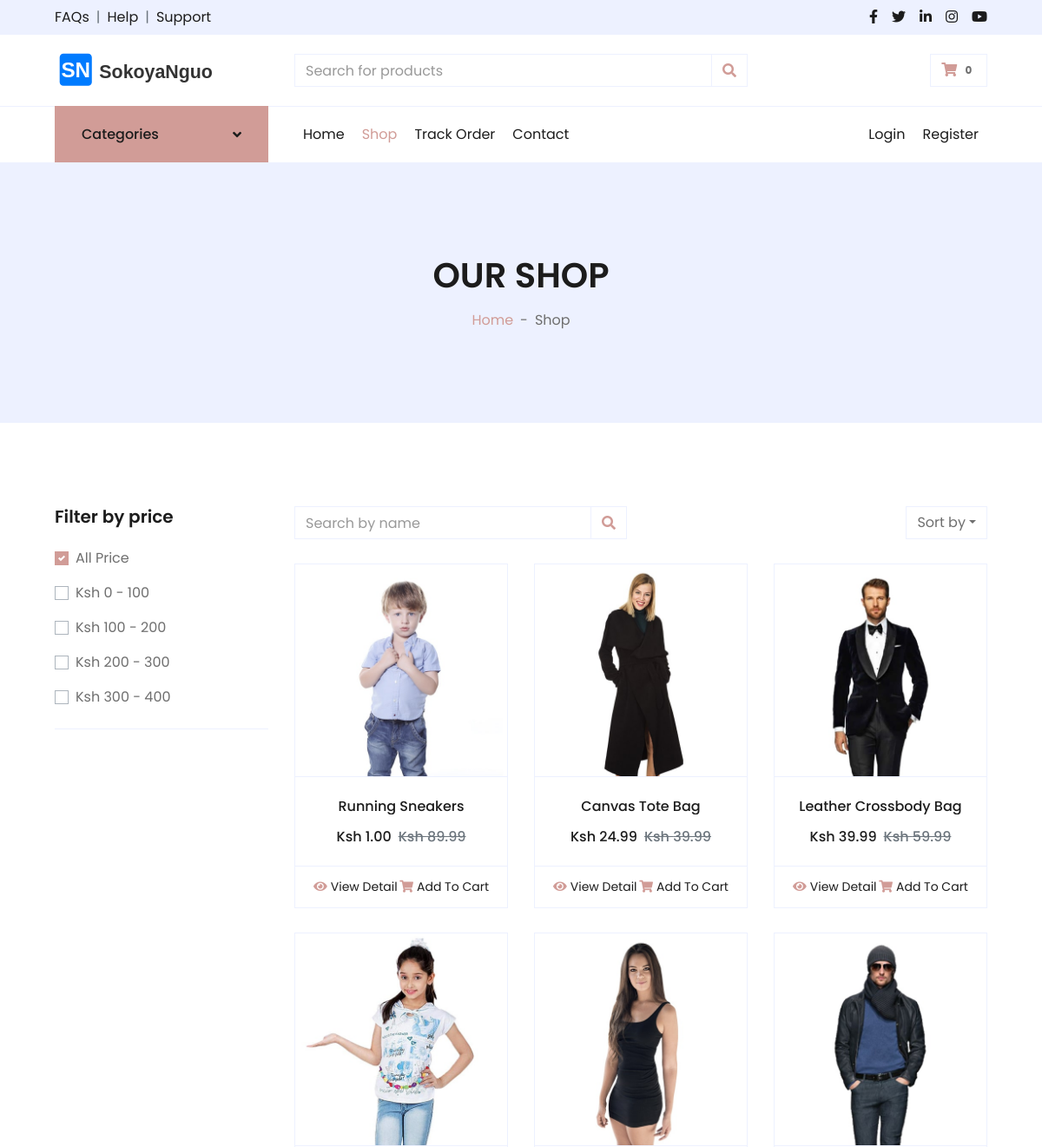
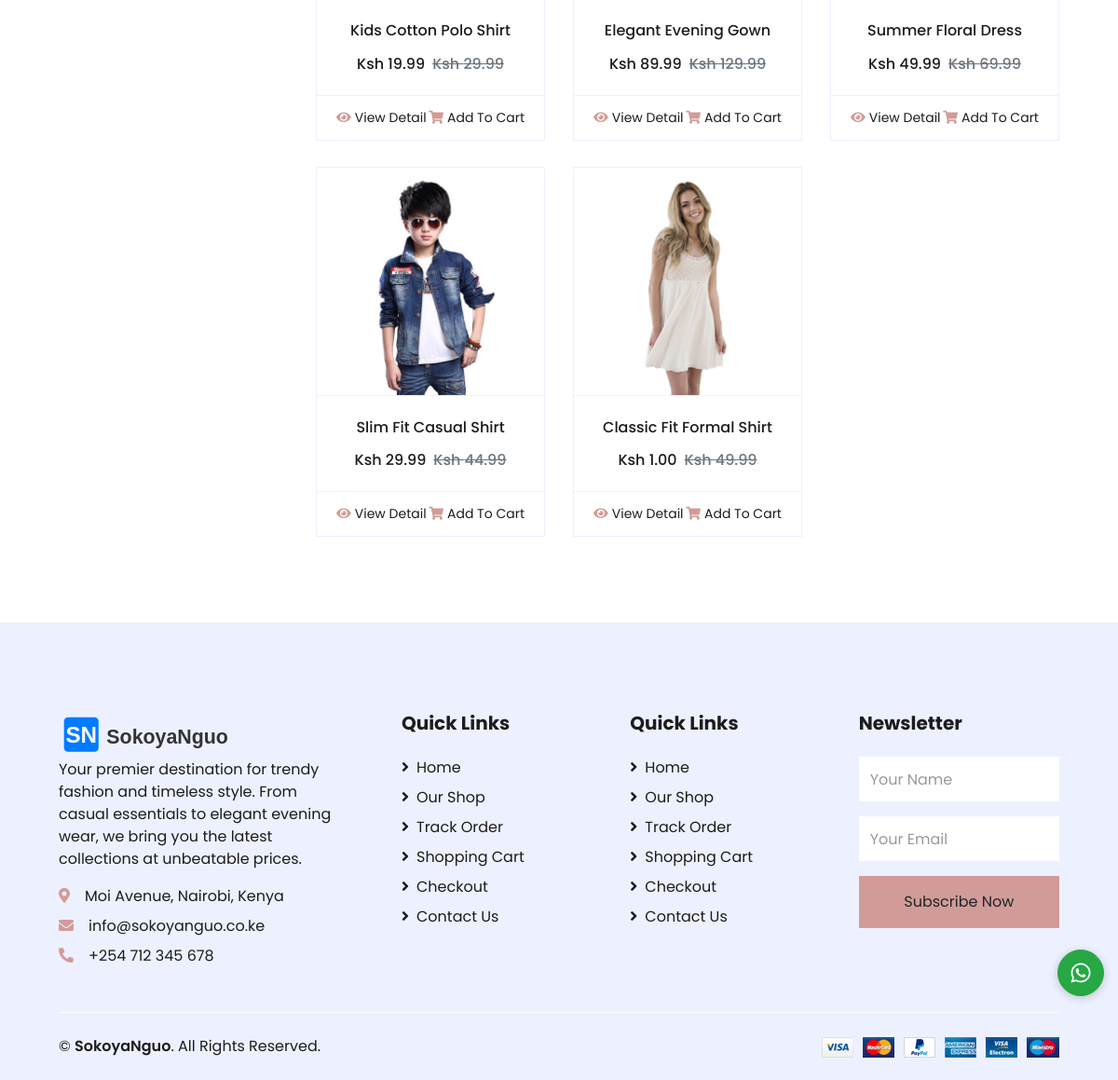
The app's page /shop/ with its own data (2 pictures, top to bottom).
### store/models.py (models this page shows, shortened)
class Product(models.Model):
    category = models.ForeignKey(Category, on_delete=models.CASCADE, related_name='products')
    name = models.CharField(max_length=200)
    slug = models.SlugField(unique=True)
    description = models.TextField(blank=True)
    additional_info = models.TextField(blank=True)
    price = models.DecimalField(max_digits=10, decimal_places=2)
    compare_price = models.DecimalField(max_digits=10, decimal_places=2, blank=True, null=True)
    image = models.ImageField(upload_to='products/')
    is_featured = models.BooleanField(default=False)
    is_new = models.BooleanField(default=True)
    stock = models.IntegerField(default=0)
    is_active = models.BooleanField(default=True)
    created_at = models.DateTimeField(auto_now_add=True)
    updated_at = models.DateTimeField(auto_now=True)
    class Meta:
        ordering = ['-created_at']

### store/views.py (the view)
# urls.py: path('shop/', views.shop, name='shop'),
def shop(request):
    category_slug = request.GET.get('category')
    min_price = request.GET.get('min_price')
    max_price = request.GET.get('max_price')
    sort = request.GET.get('sort', '-created_at')
    search = request.GET.get('q', '')
    products = Product.objects.filter(is_active=True)
    if category_slug:
        products = products.filter(category__slug=category_slug)
    if min_price:
        products = products.filter(price__gte=min_price)
    if max_price:
        products = products.filter(price__lte=max_price)
    if search:
        products = products.filter(Q(name__icontains=search) | Q(description__icontains=search))
    if sort == 'price_asc':
        products = products.order_by('price')
    elif sort == 'price_desc':
        products = products.order_by('-price')
    elif sort == 'popularity':
        products = products.annotate(order_count=Count('orderitem')).order_by('-order_count')
    else:
        products = products.order_by('-created_at')
    paginator = Paginator(products, 9)
    page = request.GET.get('page', 1)
    products_page = paginator.get_page(page)
    return render(request, 'shop.html', {
        'products': products_page,
        'selected_category': category_slug,
        'sort': sort,
        'search': search,
    })

### store/context_processors.py (called while the page is built)
def cart_count(request):
    count = 0
    if request.user.is_authenticated:
        cart = Cart.objects.filter(user=request.user).first()
        if cart:
            count = cart.item_count()
    elif request.session.session_key:
        cart = Cart.objects.filter(session_id=request.session.session_key).first()
        if cart:
            count = cart.item_count()
    return {'cart_item_count': count}

def categories(request):
    return {'categories': Category.objects.filter(is_active=True)}

### templates/shop.html (shortened to what this page needs)
{% extends 'base.html' %}
{% load static %}
{% block page_header %}
<div class="container-fluid bg-secondary mb-5">
    <div class="d-flex flex-column align-items-center justify-content-center" style="min-height: 300px">
        <h1 class="font-weight-semi-bold text-uppercase mb-3">{% if category %}{{ category.name }}{% else %}Our Shop{% endif %}</h1>
        <div class="d-inline-flex">
            <p class="m-0"><a href="{% url 'store:home' %}">Home</a></p>
            <p class="m-0 px-2">-</p>
            <p class="m-0">{% if category %}{{ category.name }}{% else %}Shop{% endif %}</p>
        </div>
    </div>
</div>
{% endblock %}
{% block content %}
<div class="container-fluid pt-5">
    <div class="row px-xl-5">
        <div class="col-lg-3 col-md-12">
            <div class="border-bottom mb-4 pb-4">
                <h5 class="font-weight-semi-bold mb-4">Filter by price</h5>
                <form method="GET" action="{% url 'store:shop' %}">
                    <div class="custom-control custom-checkbox d-flex align-items-center justify-content-between mb-3">
                        <label class="custom-control-label" for="price-all">All Price</label>
                    </div>
                    <div class="custom-control custom-checkbox d-flex align-items-center justify-content-between mb-3">
                        <label class="custom-control-label" for="price-1">Ksh 0 - 100</label>
                    </div>
                    <div class="custom-control custom-checkbox d-flex align-items-center justify-content-between mb-3">
                        <label class="custom-control-label" for="price-2">Ksh 100 - 200</label>
                    </div>
                    <div class="custom-control custom-checkbox d-flex align-items-center justify-content-between mb-3">
                        <label class="custom-control-label" for="price-3">Ksh 200 - 300</label>
                    </div>
                    <div class="custom-control custom-checkbox d-flex align-items-center justify-content-between">
                        <label class="custom-control-label" for="price-4">Ksh 300 - 400</label>
                    </div>
                </form>
            </div>
        </div>
        <div class="col-lg-9 col-md-12">
            <div class="row pb-3">
                <div class="col-12 pb-1">
                    <div class="d-flex align-items-center justify-content-between mb-4">
                        <form action="{% url 'store:shop' %}" method="GET">
                            <div class="input-group">
                                <input type="text" name="q" class="form-control" placeholder="Search by name">
                                <div class="input-group-append">
                                    <span class="input-group-text bg-transparent text-primary">
                                        <i class="fa fa-search"></i>
                                    </span>
                                </div>
                            </div>
                        </form>
                        <div class="dropdown ml-4">
                            <button class="btn border dropdown-toggle" type="button" data-toggle="dropdown">Sort by</button>
                        </div>
                    </div>
                </div>
                {% for product in products %}
                <div class="col-lg-4 col-md-6 col-sm-12 pb-1">
                    <div class="card product-item border-0 mb-4">
                        <div class="card-header product-img position-relative overflow-hidden bg-transparent border p-0">
                            <img class="img-fluid w-100" src="{{ product.image.url }}" alt="{{ product.name }}">
                        </div>
                        <div class="card-body border-left border-right text-center p-0 pt-4 pb-3">
                            <h6 class="text-truncate mb-3">{{ product.name }}</h6>
                            <div class="d-flex justify-content-center">
                                <h6>Ksh {{ product.price }}</h6>
                                {% if product.compare_price %}
                                <h6 class="text-muted ml-2"><del>Ksh {{ product.compare_price }}</del></h6>
                                {% endif %}
                            </div>
                        </div>
                        <div class="card-footer d-flex justify-content-between bg-light border">
                            <a href="{% url 'store:product_detail' product.slug %}" class="btn btn-sm text-dark p-0"><i class="fas fa-eye text-primary mr-1"></i>View Detail</a>
                            <a href="{% url 'store:add_to_cart' product.id %}" class="btn btn-sm text-dark p-0"><i class="fas fa-shopping-cart text-primary mr-1"></i>Add To Cart</a>
                        </div>
                    </div>
                </div>
                {% empty %}
                <div class="col-12 text-center py-5">
                    <h4>No products found</h4>
                </div>
                {% endfor %}
            </div>
        </div>
    </div>
</div>
{% endblock %}

### records on screen
Product: image (picture), name "Running Sneakers", price "1.00", compare_price "89.99"
Product: image (picture), name "Canvas Tote Bag", price "24.99", compare_price "39.99"
Product: image (picture), name "Leather Crossbody Bag", price "39.99", compare_price "59.99"
Product: image (picture), name "Kids Cotton Polo Shirt", price "19.99", compare_price "29.99"
Product: image (picture), name "Elegant Evening Gown", price "89.99", compare_price "129.99"
Product: image (picture), name "Summer Floral Dress", price "49.99", compare_price "69.99"
Product: image (picture), name "Slim Fit Casual Shirt", price "29.99", compare_price "44.99"
Product: image (picture), name "Classic Fit Formal Shirt", price "1.00", compare_price "49.99"

### other values on screen
{{ cart_item_count }} "0"
